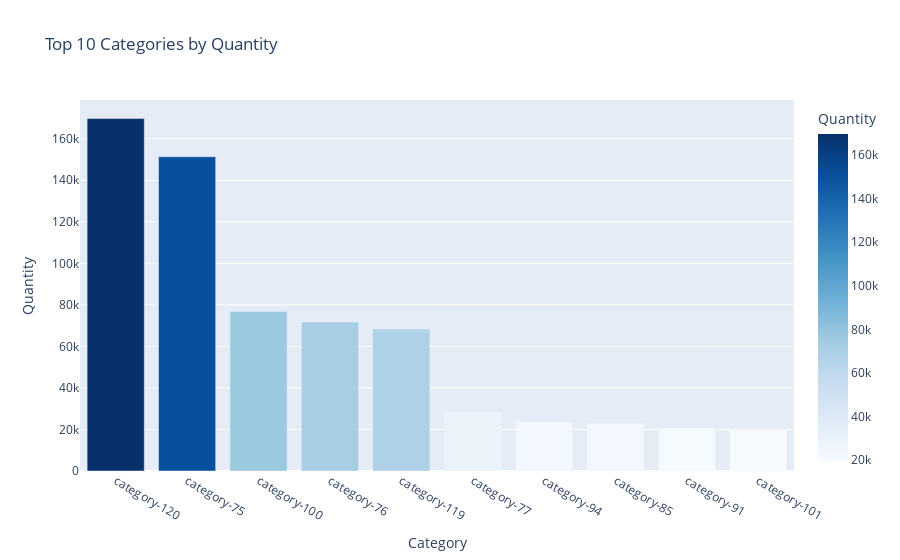
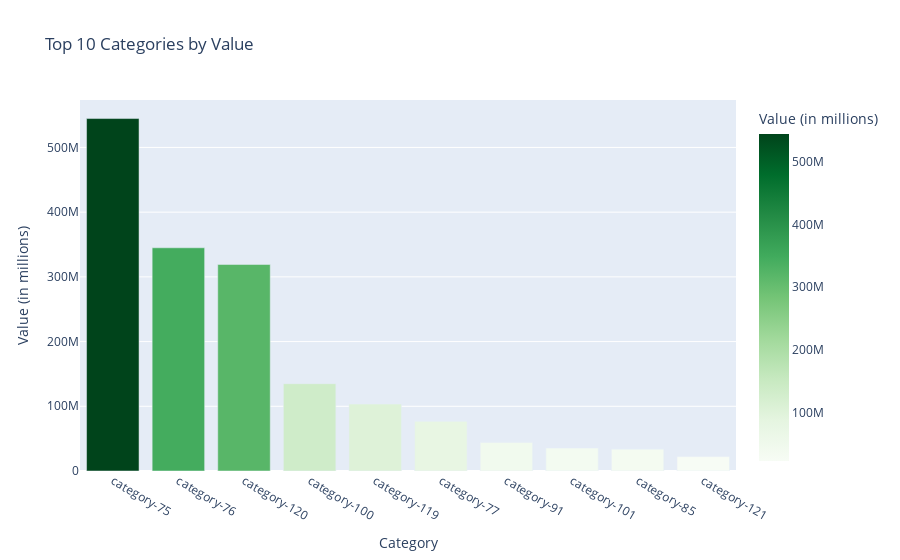

The code cell stored with these charts, in order, in its notebook:
### Code cell
import plotly.express as px

# For 'category_group', focus on the top 10 categories by Quantity and Value
top_n = 10

# Sort categories by Quantity and Value
category_group_sorted_by_quantity = category_group.sort_values('QUANTITY', ascending=False).head(top_n)
category_group_sorted_by_value = category_group.sort_values('VALUE', ascending=False).head(top_n)

# Plot for Quantity of the top 10 Categories
fig_quantity = px.bar(category_group_sorted_by_quantity,
                      x='ANONYMIZED CATEGORY', 
                      y='QUANTITY',
                      title='Top 10 Categories by Quantity',
                      labels={'ANONYMIZED CATEGORY': 'Category', 'QUANTITY': 'Quantity'},
                      color='QUANTITY', 
                      color_continuous_scale='Blues')

# Plot for Value of the top 10 Categories
fig_value = px.bar(category_group_sorted_by_value,
                   x='ANONYMIZED CATEGORY', 
                   y='VALUE',
                   title='Top 10 Categories by Value',
                   labels={'ANONYMIZED CATEGORY': 'Category', 'VALUE': 'Value (in millions)'},
                   color='VALUE', 
                   color_continuous_scale='Greens')

# Show the figures
fig_quantity.show()
fig_value.show()

### Figure 1 — Plotly figure (JSON) as saved in the notebook; plotly's stock layout.template omitted (floating-point values rounded to 4 significant figures)
{"data": [{"alignmentgroup": "True", "hovertemplate": "Category=%{x}<br>Quantity=%{marker.color}<extra></extra>", "legendgroup": "", "marker": {"color": [169715, 151330, 76824, 71719, 68332, 28455, 23668, 22997, 20853, 19564], "coloraxis": "coloraxis", "pattern": {"shape": ""}}, "name": "", "offsetgroup": "", "orientation": "v", "showlegend": false, "textposition": "auto", "type": "bar", "x": ["category-120", "category-75", "category-100", "category-76", "category-119", "category-77", "category-94", "category-85", "category-91", "category-101"], "xaxis": "x", "y": [169715, 151330, 76824, 71719, 68332, 28455, 23668, 22997, 20853, 19564], "yaxis": "y"}], "layout": {"barmode": "relative", "coloraxis": {"colorbar": {"title": {"text": "Quantity"}}, "colorscale": [[0, "rgb(247,251,255)"], [0.125, "rgb(222,235,247)"], [0.25, "rgb(198,219,239)"], [0.375, "rgb(158,202,225)"], [0.5, "rgb(107,174,214)"], [0.625, "rgb(66,146,198)"], [0.75, "rgb(33,113,181)"], [0.875, "rgb(8,81,156)"], [1, "rgb(8,48,107)"]]}, "legend": {"tracegroupgap": 0}, "title": {"text": "Top 10 Categories by Quantity"}, "xaxis": {"anchor": "y", "domain": [0, 1], "title": {"text": "Category"}}, "yaxis": {"anchor": "x", "domain": [0, 1], "title": {"text": "Quantity"}}}}

### Figure 2 — Plotly figure (JSON) as saved in the notebook; plotly's stock layout.template omitted (floating-point values rounded to 4 significant figures)
{"data": [{"alignmentgroup": "True", "hovertemplate": "Category=%{x}<br>Value (in millions)=%{marker.color}<extra></extra>", "legendgroup": "", "marker": {"color": [544658700, 344939553, 319178743, 134902751, 103454819, 76741382, 44152103, 35577822, 33762533, 22327643], "coloraxis": "coloraxis", "pattern": {"shape": ""}}, "name": "", "offsetgroup": "", "orientation": "v", "showlegend": false, "textposition": "auto", "type": "bar", "x": ["category-75", "category-76", "category-120", "category-100", "category-119", "category-77", "category-91", "category-101", "category-85", "category-121"], "xaxis": "x", "y": [544658700, 344939553, 319178743, 134902751, 103454819, 76741382, 44152103, 35577822, 33762533, 22327643], "yaxis": "y"}], "layout": {"barmode": "relative", "coloraxis": {"colorbar": {"title": {"text": "Value (in millions)"}}, "colorscale": [[0, "rgb(247,252,245)"], [0.125, "rgb(229,245,224)"], [0.25, "rgb(199,233,192)"], [0.375, "rgb(161,217,155)"], [0.5, "rgb(116,196,118)"], [0.625, "rgb(65,171,93)"], [0.75, "rgb(35,139,69)"], [0.875, "rgb(0,109,44)"], [1, "rgb(0,68,27)"]]}, "legend": {"tracegroupgap": 0}, "title": {"text": "Top 10 Categories by Value"}, "xaxis": {"anchor": "y", "domain": [0, 1], "title": {"text": "Category"}}, "yaxis": {"anchor": "x", "domain": [0, 1], "title": {"text": "Value (in millions)"}}}}
